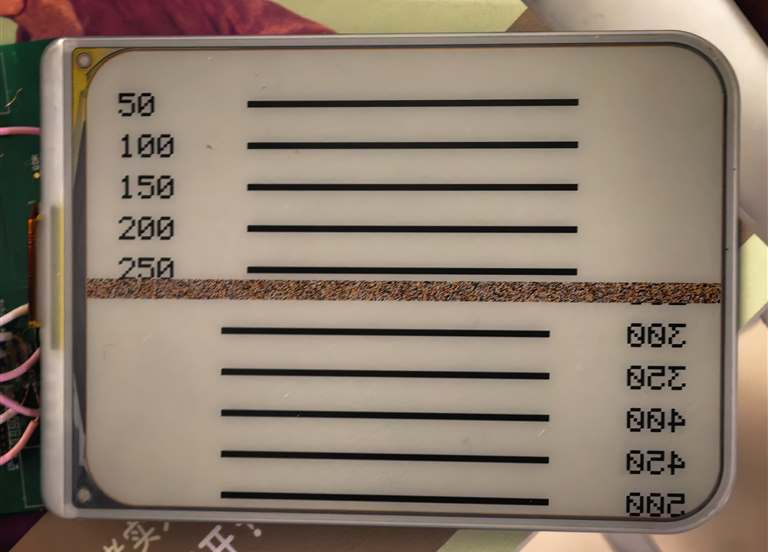
#> input picture evidence/M2/test_upload.jpg, 768 x 552 px
$ python epd_preview.py ../evidence/M2/test_upload.jpg
#> lines starting #> are read from the running program, lines starting #| are printed output that depends on the picture; after the words box and inside, x2 and y2 are one past the last pixel; in counts of white or black regions, pixels touching at a corner belong together
#!/usr/bin/env python3
"""四色墨水屏图片预处理模拟器（主机侧，不上板）。

用途：在电脑上把 JPEG 走一遍与固件相同的处理管线，输出 PNG 预览，
用来调参数、对比算法、复现问题，不必反复烧录和等 15 秒刷屏。

算法 --algo fsgm（手机网页用的是这一条，也是默认目标）：
  1. cover 裁切到 768x552
  2. sRGB 域：饱和度 → 曝光(线性域) → 对比度 → 伽马
  3. 保留真实线性色域内的颜色；域外用 Oklab 六边近似，再收回真实凸包
  4. 在线性光中做 Floyd–Steinberg 误差扩散（蛇形扫描）→ 2bpp 索引

其它 --algo 用于对照：edge（板上旧的蓝噪声管线）、fs（线性 RGB + FS）、
fsok（Oklab + FS、不做色域映射）、bayer4（更旧的 4x4 Bayer）。

用法：
  python tools/epd_preview.py 图片.jpg --algo fsgm -o out.png
  python tools/epd_preview.py 图片.jpg --exposure 1.4 --gamma 1.2 --contrast 1.1
  python tools/epd_preview.py 图片.jpg --grid-bug         # 复现 MCU 边界白格栅
  python tools/epd_preview.py 图片.jpg --scale 2          # 放大看观感
  python tools/fb_crosscheck.py 图片.png                  # 网页算法 vs 本实现
"""

from __future__ import annotations

import argparse
import sys

import numpy as np
from PIL import Image

W, H = 768, 552

# 面板四色（sRGB 近似值）。真实墨水屏的白不是 255、黑不是 0，
# 用理想色板会让抖动去追屏幕根本到不了的亮度，累积误差导致发灰发暗。
# 数值来自白天自然光实拍（docs/calibration.md）：以同一张照片里的纸白为参考。
# 夜间照片（粉光 + 相机暗部抬升）会把黄/红的蓝绿通道抬高、把黑抬到 0.27，
# 用它标定会让整幅图发白发土，所以不再采用那一组数值。
# 必须与固件 image_pipeline.c 的 k_pal_srgb、网页 index.html 的 PAL 一致。
PALETTE = np.array([
    [ 32,  33,  35],  # EPD_BLACK  (0)
    [204, 204, 198],  # EPD_WHITE  (1)
    [231, 152,  10],  # EPD_YELLOW (2) —— 金黄，不是土黄
    [117,  36,  26],  # EPD_RED    (3) —— 暗砖红，不是玫红
], dtype=np.float64)

BAYER4 = np.array([
    [0, 8, 2, 10],
    [12, 4, 14, 6],
    [3, 11, 1, 9],
    [15, 7, 13, 5],
], dtype=np.float64)


# ---------------------------------------------------------------- 色彩工具

def srgb_to_lin(x: np.ndarray) -> np.ndarray:
    x = np.asarray(x, dtype=np.float64)
    return np.where(x <= 0.04045, x / 12.92, ((x + 0.055) / 1.055) ** 2.4)


def lin_to_srgb(x: np.ndarray) -> np.ndarray:
    x = np.clip(np.asarray(x, dtype=np.float64), 0.0, 1.0)
    return np.where(x <= 0.0031308, x * 12.92, 1.055 * x ** (1 / 2.4) - 0.055)


# ---------------------------------------------------------------- 蓝噪声

def _bn_kernel(n: int, sigma: float) -> np.ndarray:
    y, x = np.mgrid[0:n, 0:n]
    dy = np.minimum(y, n - y).astype(np.float64)
    dx = np.minimum(x, n - x).astype(np.float64)
    return np.exp(-(dy ** 2 + dx ** 2) / (2.0 * sigma * sigma))


def _energy(pattern: np.ndarray, kf: np.ndarray) -> np.ndarray:
    n = pattern.shape[0]
    return np.fft.irfft2(np.fft.rfft2(pattern.astype(np.float64)) * kf, s=(n, n))


def blue_noise(n: int = 16, sigma: float = 1.5, seed: int = 20261031) -> np.ndarray:
    """Ulichney void-and-cluster，返回 n x n 的 [0,1) 阈值矩阵。"""
    rng = np.random.default_rng(seed)
    kf = np.fft.rfft2(_bn_kernel(n, sigma))
    total = n * n
    p = rng.random((n, n)) < 0.1

    # 1) 反复把「最紧的簇」挪到「最大的空洞」，直到不动
    for _ in range(4000):
        if p.all() or not p.any():
            break
        e = _energy(p, kf)
        c = tuple(np.argwhere(p)[np.argmax(e[p])])
        p[c] = False
        e = _energy(p, kf)
        v = tuple(np.argwhere(~p)[np.argmin(e[~p])])
        if v == c:
            p[c] = True
            break
        p[v] = True

    # 2) 从「最紧的簇」开始逐个拔除，给 1..ones 排名
    rank = np.zeros((n, n), dtype=np.int64)
    ones = int(p.sum())
    for level in range(ones, 0, -1):
        e = _energy(p, kf)
        c = np.unravel_index(np.argmax(np.where(p, e, -np.inf)), (n, n))
        rank[c] = level
        p[c] = False

    # 3) 从空图开始逐个填「最大的空洞」，给 ones+1..total 排名
    #    候选只取还没排名的格子，否则会把第 2 步已排好的格子覆盖掉
    for level in range(ones + 1, total + 1):
        e = _energy(p, kf)
        free = (rank == 0) & ~p
        c = np.unravel_index(np.argmin(np.where(free, e, np.inf)), (n, n))
        rank[c] = level
        p[c] = True

    assert rank.min() >= 1 and rank.max() == total, "void-and-cluster 排名不完整"
    return (rank - 0.5) / float(total)


_BN16 = None


def noise_mask(shape, kind: str) -> np.ndarray:
    global _BN16
    h, w = shape
    if kind == "bayer4":
        return (BAYER4[np.arange(h) % 4][:, np.arange(w) % 4] + 0.5) / 16.0
    if _BN16 is None:
        # 量化成 0..255：与固件 s_bn / 网页 BN 用同一张表，预览才能逐像素对齐
        _BN16 = np.round(blue_noise() * 255) / 255.0
    n = _BN16.shape[0]
    return _BN16[np.arange(h) % n][:, np.arange(w) % n]


# ---------------------------------------------------------------- 管线

def cover_crop(img: Image.Image) -> np.ndarray:
    iw, ih = img.size
    s = max(W / iw, H / ih)
    sw, sh = W / s, H / s
    sx, sy = (iw - sw) / 2, (ih - sh) / 2
    img = img.convert("RGB").resize((W, H), Image.LANCZOS,
                                    box=(sx, sy, sx + sw, sy + sh))
    return np.asarray(img, dtype=np.float64) / 255.0


def white_gain(rgb: np.ndarray) -> float:
    """自动白点增益：把这张图的白（亮度 99.5 分位）对齐到面板白。

    与 index.html 的 whiteGain() 同一条规则、同一套整数运算（先量化到
    8 位再统计），否则跨端一致性检查会因为分位点差 1 而整帧发散。
    """
    src = (np.clip(rgb, 0.0, 1.0) * 255).round().astype(np.int64)
    y = (299 * src[..., 0] + 587 * src[..., 1] + 114 * src[..., 2] + 500) // 1000
    hist = np.bincount(y.ravel(), minlength=256)
    need = max(1, int(y.size * 0.005))
    acc, wp = 0, 255
    for i in range(255, -1, -1):
        acc += int(hist[i])
        if acc >= need:
            wp = i
            break
    return min(2.4, max(1.0, 1.0 / max(float(srgb_to_lin(np.array(wp / 255.0))), 1e-4)))


def tone_map(rgb: np.ndarray, exposure: float, gamma: float,
             contrast: float, sat: float) -> np.ndarray:
    """返回 sRGB 域的调色结果（0..1）。"""
    y = rgb @ np.array([0.299, 0.587, 0.114])
    rgb = np.clip(y[..., None] + (rgb - y[..., None]) * sat, 0.0, 1.0)

    lin = srgb_to_lin(rgb) * exposure                 # 曝光：线性域乘法
    rgb = lin_to_srgb(lin)

    rgb = np.clip(0.5 + (rgb - 0.5) * contrast, 0.0, 1.0)  # 对比度绕中灰
    rgb = np.clip(rgb, 0.0, 1.0) ** (1.0 / gamma)     # gamma>1 提亮中间调
    return rgb


def mix_edges_full(lin: np.ndarray, mask: np.ndarray) -> np.ndarray:
    pal = srgb_to_lin(PALETTE / 255.0)
    h, w, _ = lin.shape
    best_err = np.full((h, w), np.inf)
    best_a = np.zeros((h, w), dtype=np.int64)
    best_b = np.zeros((h, w), dtype=np.int64)
    best_w = np.zeros((h, w))

    for i in range(4):
        for j in range(i + 1, 4):
            d = pal[i] - pal[j]
            den = float(d @ d)
            if den < 1e-9:
                continue
            wgt = np.clip(((lin - pal[j]) @ d) / den, 0.0, 1.0)
            mix = pal[j] + wgt[..., None] * d
            err = ((lin - mix) ** 2).sum(axis=2)
            take = err < best_err
            best_err = np.where(take, err, best_err)
            best_a = np.where(take, i, best_a)
            best_b = np.where(take, j, best_b)
            best_w = np.where(take, wgt, best_w)

    # 这一格用 a，否则用 b
    return np.where(mask < best_w, best_a, best_b)


# [271 lines left out: functions algo_fs, lin_to_oklab, oklab_to_lin, physical_inside, physical_project, physical_gamut_map_lin and 11 more, not called in this run]


# ---------------------------------------------------------------- 输出

def to_rgb(idx: np.ndarray) -> np.ndarray:
    return np.clip(PALETTE[idx.astype(np.int64)] / 255.0, 0.0, 1.0)


def save(arr: np.ndarray, path: str, scale: int) -> None:
    im = Image.fromarray((np.clip(arr, 0, 1) * 255).round().astype(np.uint8))
    if scale > 1:
        im = im.resize((W * scale, H * scale), Image.NEAREST)
    im.save(path)


def main() -> int:
    ap = argparse.ArgumentParser(description="四色墨水屏图片预处理预览")
    ap.add_argument("image")
    ap.add_argument("-o", "--out", default=None)
    ap.add_argument("--algo", choices=["edge", "bayer4", "fs", "fsok", "fsgm"],
                    default="edge")
    ap.add_argument("--fs-strength", type=float, default=1.0,
                    help="误差扩散强度，0=不下传误差，1=标准 FS")
    ap.add_argument("--fs-jitter", type=float, default=0.0,
                    help="误差扰动幅度（fsgm 为线性 RGB 单位），用于打散条纹")
    ap.add_argument("--exposure", type=float, default=0.60,
                    help="线性域增益；0.60 = 把照片白 255 落到面板白 204")
    ap.add_argument("--no-auto-white", action="store_true",
                    help="关掉自动白点（默认按亮度 99.5 分位把图的白位对齐到面板白）")
    ap.add_argument("--gamma", type=float, default=1.00)
    ap.add_argument("--contrast", type=float, default=1.05)
    ap.add_argument("--sat", type=float, default=1.15)
    ap.add_argument("--temp", type=float, default=0.0,
                    help="色温 -1..1（正=偏暖黄，负=偏冷蓝），仅 fsgm")
    ap.add_argument("--hue", type=float, default=0.0,
                    help="色相旋转角度（度），仅 fsgm")
    ap.add_argument("--grain", type=int, default=1,
                    help="抖动颗粒 n×n，1=单像素（最细，噪点最多），"
                         "2=成团，3=更粗；仅 fsgm")
    ap.add_argument("--scale", type=int, default=2)
    ap.add_argument("--grid-bug", action="store_true",
                    help="复现旧固件的 MCU 边界白格栅")
    ap.add_argument("--raw", action="store_true", help="同时输出 1:1 原尺寸")
    args = ap.parse_args()

    img = Image.open(args.image)
#> img is the input picture: PIL image 768x552 RGB; mean R, G, B 139.4, 124.4, 109.5
    rgb = cover_crop(img)

    if not args.no_auto_white:
        wg = white_gain(rgb)
#> in white_gain, `y = (299 * src[..., 0] + 587 * src[..., 1] + 114 * src[..., 2] + 500) ..`:
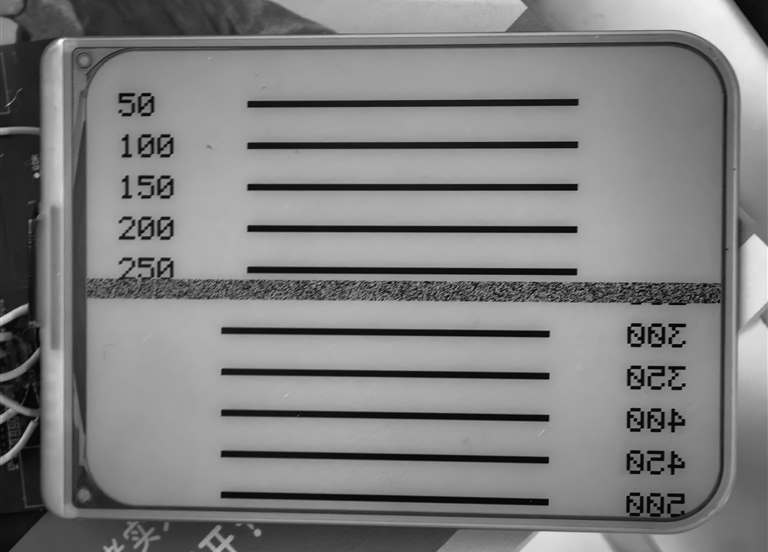
#> y: shape (552, 768) int64; min 0, max 252, mean 127.2
#> in white_gain, `hist = np.bincount(y.ravel(), minlength=256)`: hist = 256 values, max 9397 at index 158, min 0 at index 250, mean 1656
#> the loop in white_gain, `for i in range(255, -1, -1):` made 27 passes
#> acc on passes 1 to 12: 0, 0, 0, 2, 2, 2, 4, 6, 7, 8, 20, 22
#> after the loop in white_gain, `for i in range(255, -1, -1):`: acc = 2205
#> wg = 1.28
        if wg > 1.005:
            print(f"自动白点 ×{wg:.2f} -> 有效曝光 {args.exposure * wg:.2f}")
#| 自动白点 ×1.28 -> 有效曝光 0.77
            args.exposure *= wg
#> args.exposure = 0.766

    if args.algo == "bayer4":
        idx = algo_bayer4(rgb, noise_mask(rgb.shape[:2], "bayer4"))
    elif args.algo == "fs":
        toned = tone_map(rgb, args.exposure, args.gamma, args.contrast, args.sat)
        idx = algo_fs(toned, args.fs_strength)
    elif args.algo == "fsok":
        toned = tone_map(rgb, args.exposure, args.gamma, args.contrast, args.sat)
        idx = algo_fs_ok(toned, args.fs_strength)
    elif args.algo == "fsgm":
        toned = tone_map(rgb, args.exposure, args.gamma, args.contrast, args.sat)
        idx = algo_fs_gm(toned, args.fs_strength, jitter=args.fs_jitter,
                         hue=args.hue, temp=args.temp, grain=args.grain)
    else:
        toned = tone_map(rgb, args.exposure, args.gamma, args.contrast, args.sat)
        lin = srgb_to_lin(toned)
        idx = mix_edges_full(lin, noise_mask(rgb.shape[:2], "blue"))
#> after the loop in mix_edges_full, `for i in range(4):`:
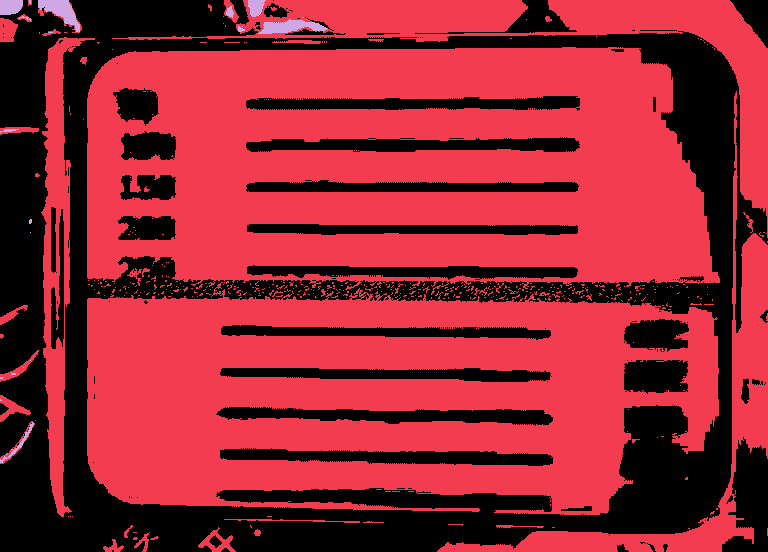
#> best_a: shape (552, 768) int64; 3 distinct labels, from 0 to 2; one colour per label, 0 black
#> after the loop in mix_edges_full, `for i in range(4):`:
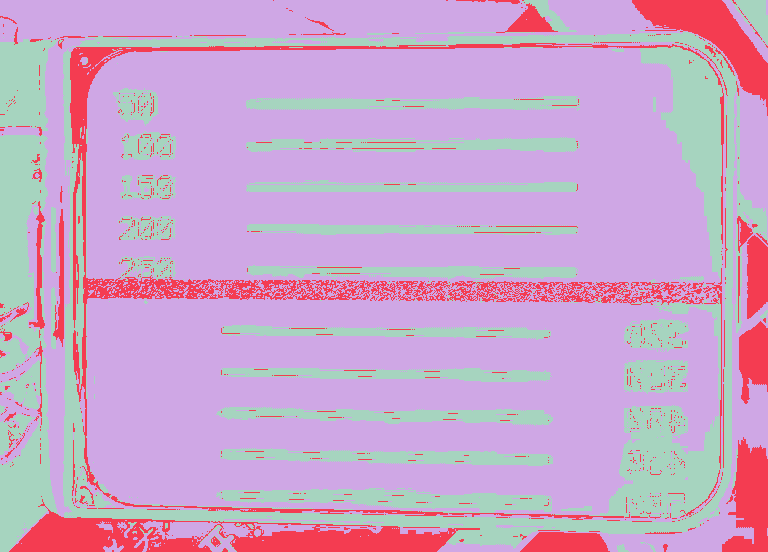
#> best_b: shape (552, 768) int64; 3 distinct labels, from 1 to 3; one colour per label, 0 black
#> after the loop in mix_edges_full, `for i in range(4):`:
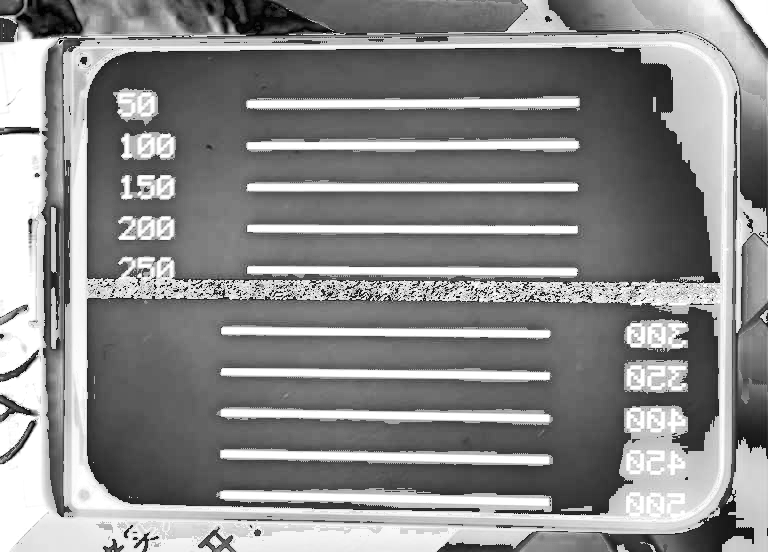
#> best_w: shape (552, 768) float64; min 0, max 1, mean 0.544
#> after the loop in mix_edges_full, `for i in range(4):`:
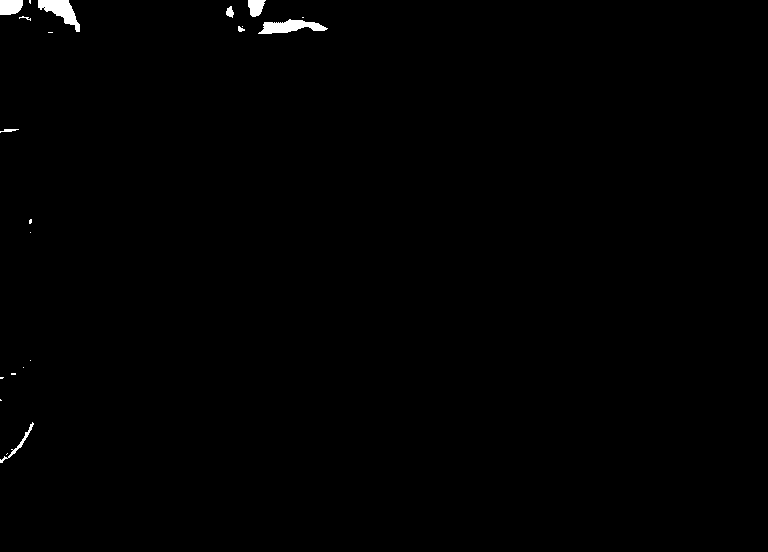
#> take: shape (552, 768) bool; 0.49% white; 21 white regions (12 under 20 px), largest, box (x1, y1, x2, y2) and area: (38, 0, 80, 32) 599, (258, 19, 328, 34) 594, (0, 0, 23, 15) 308
#> in mix_edges_full, `return np.where(mask < best_w, best_a, best_b)`:
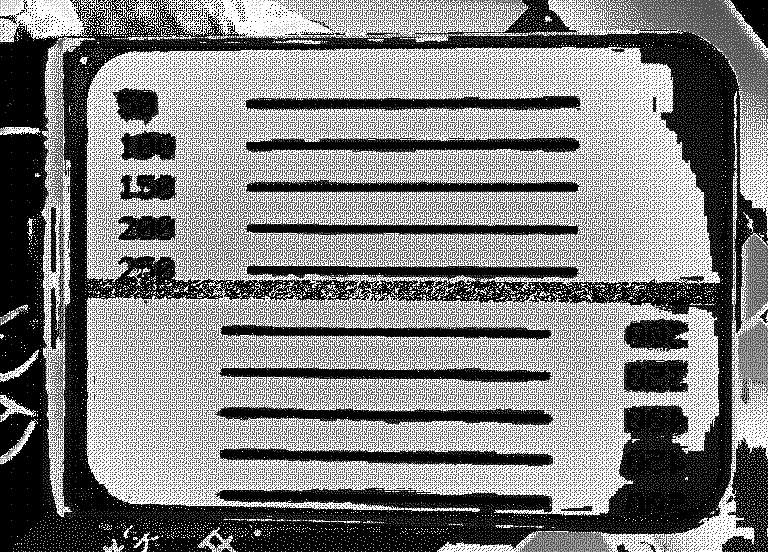
#> returned value: shape (552, 768) int64; min 0, max 3, mean 1.51; drawn with min black and max white

    if args.grid_bug:
        idx = apply_grid_bug(idx)

    hist = np.bincount(idx.ravel(), minlength=4)
#> hist = [135719, 108116, 7821, 172280]
    names = ["黑", "白", "黄", "红"]
    share = "  ".join(f"{names[i]} {hist[i] / idx.size * 100:5.1f}%"
                      for i in range(4))
    print(share)
#| 黑  32.0%  白  25.5%  黄   1.8%  红  40.6%

    out = args.out or (args.image.rsplit(".", 1)[0] + f".{args.algo}.png")
    save(to_rgb(idx), out, args.scale)
#> in to_rgb, `return np.clip(PALETTE[idx.astype(np.int64)] / 255.0, 0.0, 1.0)`:
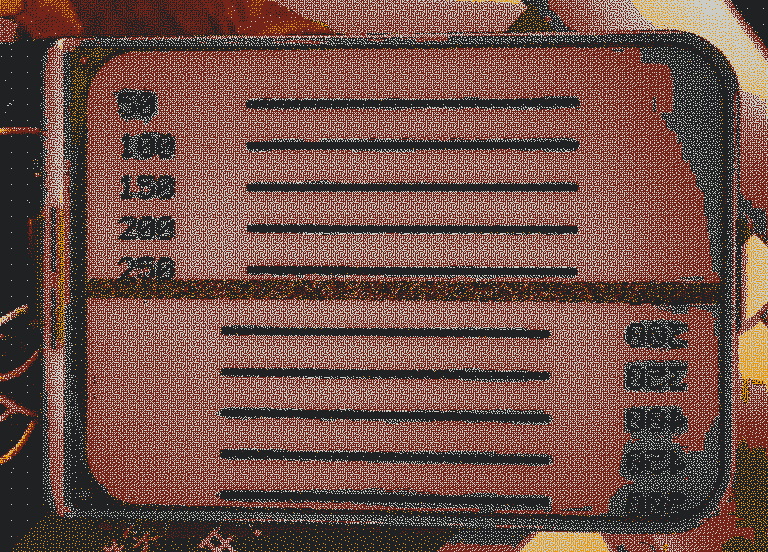
#> returned value: shape (552, 768, 3) float64; mean of channels 0, 1, 2 0.447, 0.314, 0.284; drawn as R, G, B
    print("预览:", out)
    if args.raw:
        save(to_rgb(idx), out.replace(".png", ".1x.png"), 1)
    return 0


if __name__ == "__main__":
    sys.exit(main())
#> (the program exits here)

$ run again, on evidence/M2/fs_cmp.png
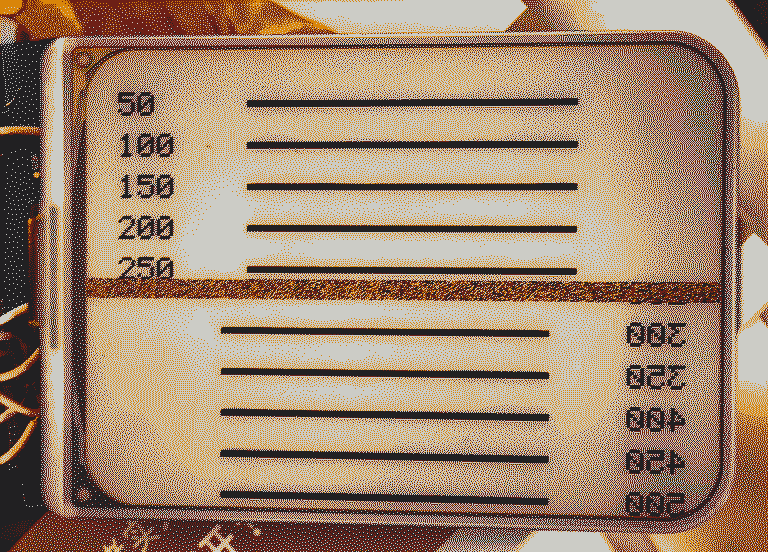
#> input picture evidence/M2/fs_cmp.png, 768 x 552 px
#> in main, img is the input picture: PIL image 768x552 RGB; mean R, G, B 160.8, 135.5, 112.6
#> in white_gain, `hist = np.bincount(y.ravel(), minlength=256)`: hist = 256 values, max 217984 at index 203, min 0 at index 0, mean 1656
#> the loop in white_gain, `for i in range(255, -1, -1):` made 53 passes
#> acc on passes 1 to 8: 0, 0, 0, 0, 0, 0, 0, 0
#> after the loop in white_gain, `for i in range(255, -1, -1):`: acc = 217984
#> wg = 1.67
#| 自动白点 ×1.67 -> 有效曝光 1.00
#> args.exposure = 1
#> after the loop in mix_edges_full, `for i in range(4):`:
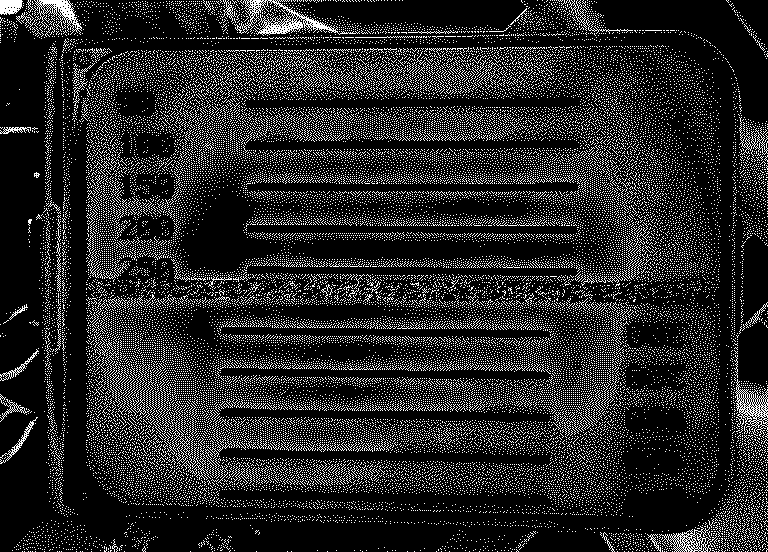
#> best_a: shape (552, 768) int64; values 0 (black) and 2 (white), 15% white in thin lines or dots
#> in mix_edges_full, `return np.where(mask < best_w, best_a, best_b)`:
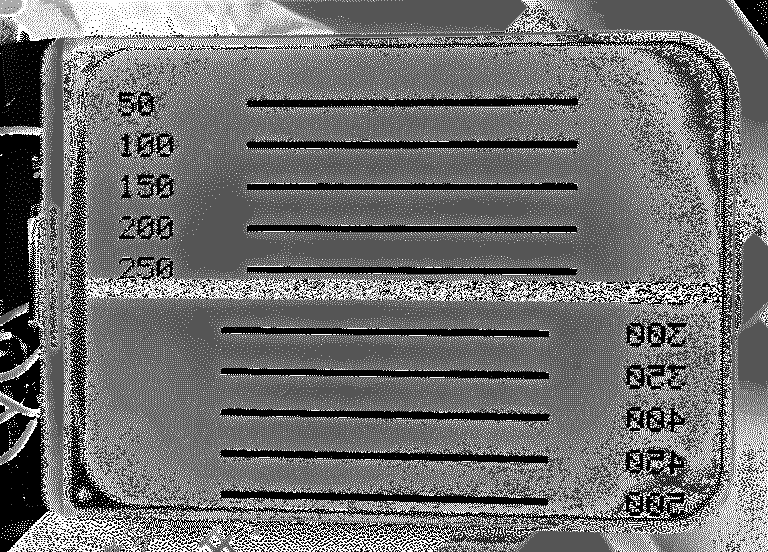
#> returned value: shape (552, 768) int64; min 0, max 3, mean 1.3; drawn with min black and max white
#> in main, `hist = np.bincount(idx.ravel(), minlength=4)`: hist = [73913, 218258, 61957, 69808]
#| 黑  17.4%  白  51.5%  黄  14.6%  红  16.5%
